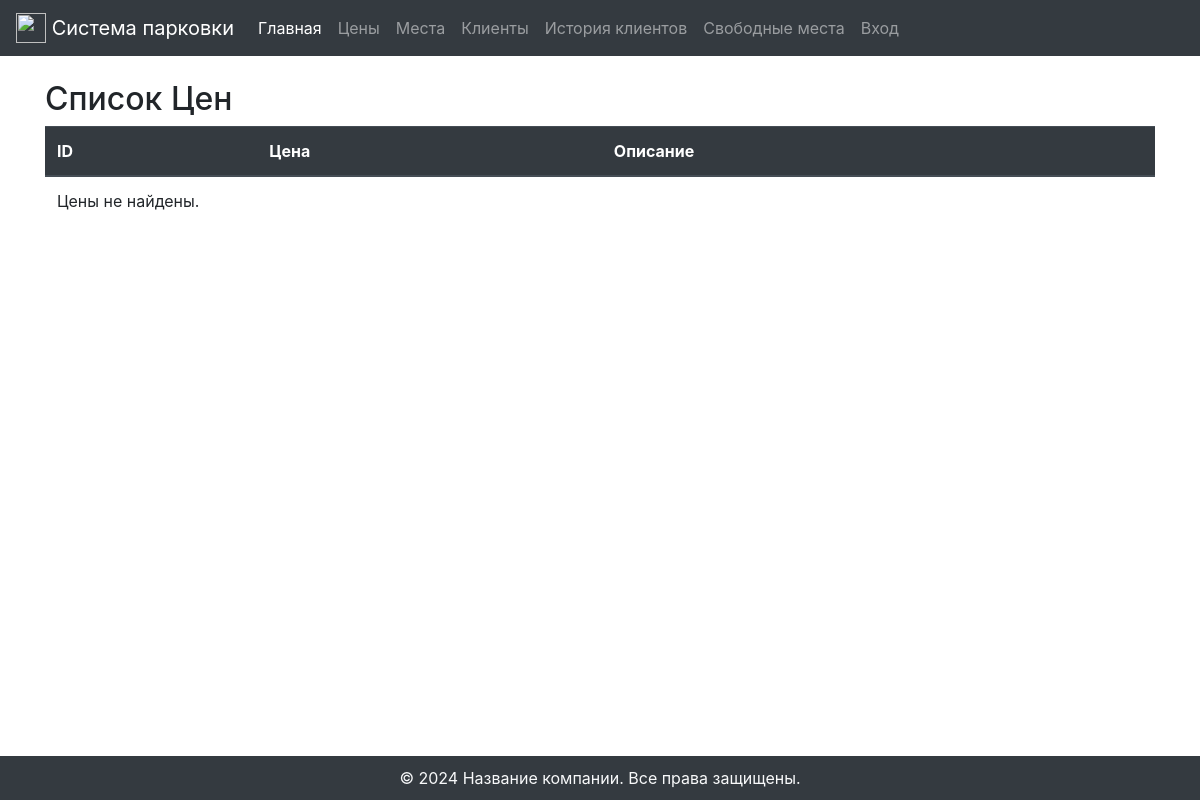
The app's page /prices/, older data.
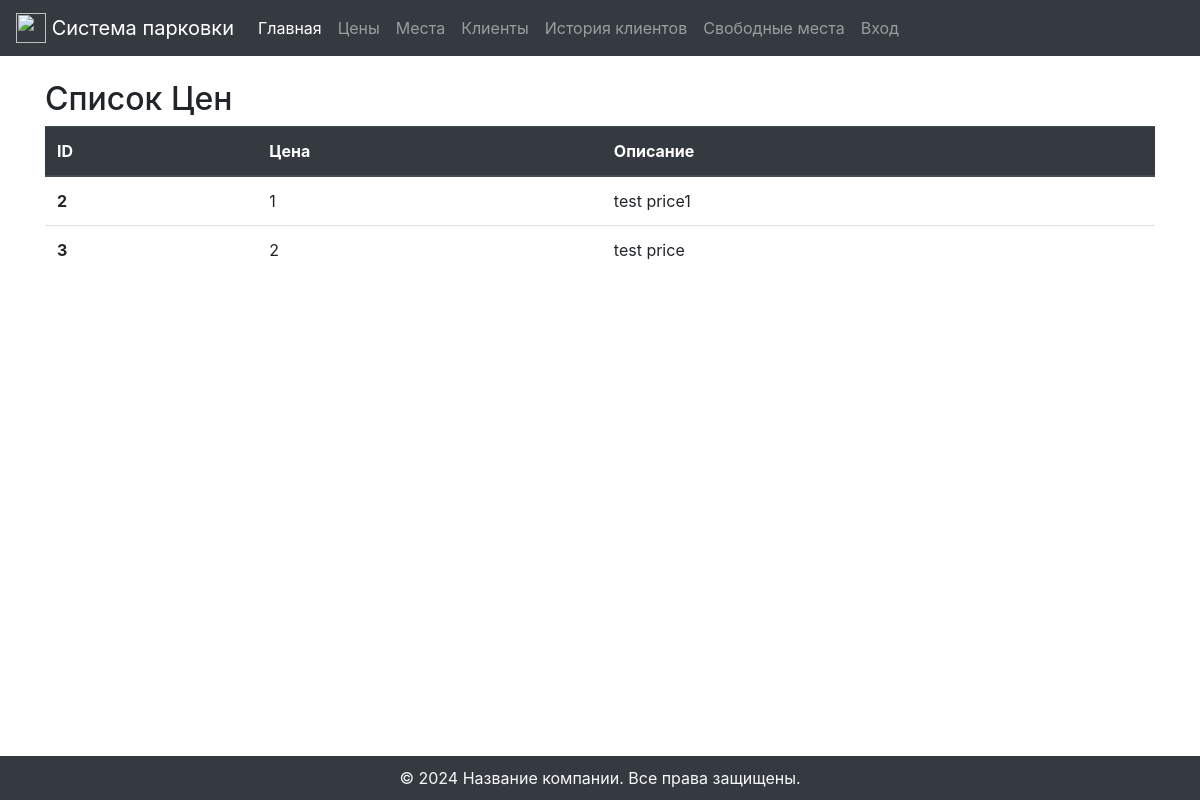
The same page, newer data.
### pages/models.py (models this page shows, shortened)
class Price(models.Model):
    price = models.BigIntegerField()
    description = models.TextField()  # Assuming this is a text description; change the field type if it's not text

### pages/price_views.py (the view)
# urls.py: path('prices/', PriceListView.as_view(), name='price-list'),
class PriceListView(ListView):
    model = Price
    context_object_name = 'prices'
    template_name = 'prices/price_list.html'

### templates/prices/price_list.html (shortened to what this page needs)
{% extends 'base.html' %}
{% block content %}
<h2>Список Цен</h2>
<table class="table">
    <thead class="thead-dark">
        <tr>
            <th scope="col">ID</th>
            <th scope="col">Цена</th>
            <th scope="col">Описание</th>
        </tr>
    </thead>
    <tbody>
        {% for price in prices %}
        <tr>
            <th scope="row">{{ price.id }}</th>
            <td>{{ price.price }}</td>
            <td>{{ price.description }}</td>
        </tr>
        {% empty %}
        <tr>
            <td colspan="4">Цены не найдены.</td>
        </tr>
        {% endfor %}
    </tbody>
</table>
{% endblock %}

Row changes from the older to the newer data that the page shows:
added Price: id "2", price "1", description "test price1"
added Price: id "3", price "2", description "test price"
Text that changed along with them:
text no longer shown: "Цены не найдены."
